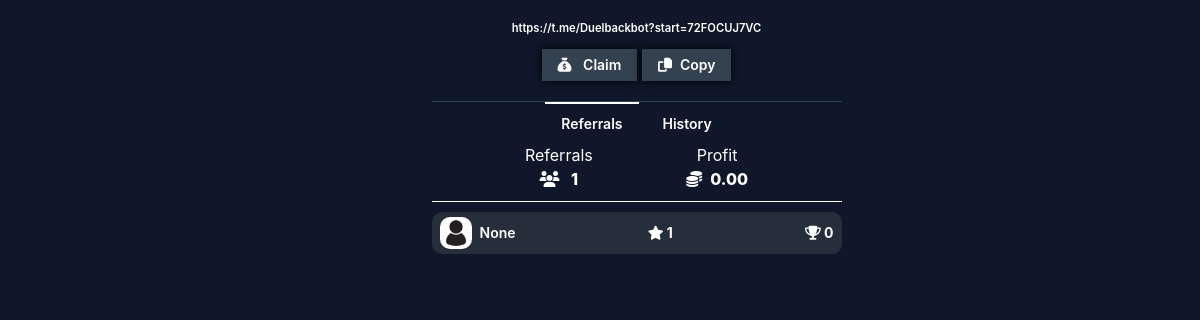
The app's page /users/referrals/ (signed in) with its own data.
### players/models.py (models this page shows, shortened)
class User(AbstractUser, PermissionsMixin):
    username = models.CharField(verbose_name="username", max_length=150, unique=True)
    password = models.CharField(verbose_name="password", max_length=128)
    user_id = models.CharField(verbose_name="Tel_ID", max_length=128, unique=True)
    name = models.CharField(verbose_name="name", max_length=100, blank=True, null=True)
    avatar = models.ImageField(default="profile-default.jpg", upload_to=profile_images, blank=True, null=True)
    level = models.IntegerField(verbose_name="level", default=1)
    level_xp = models.IntegerField(verbose_name="level xp", default=0)
    game_token = models.FloatField(verbose_name="game token", default=0)  # مقدار ثابت اولیه توکن
    referral_code = models.CharField(verbose_name="referral code", max_length=10, unique=True, blank=True)
    referral_profit = models.FloatField(verbose_name="referral profit token", default=0)
    is_staff = models.BooleanField(verbose_name='staff status', default=False,
                                   help_text='Designates whether the user can log into this admin site.')
    is_active = models.BooleanField(verbose_name='active', default=True,
                                    help_text='Designates whether this user should be treated as active. '
                                              'Unselect this instead of deleting accounts.')
    date_joined = models.DateTimeField(verbose_name='date joined', default=timezone.now)
    last_seen = models.DateTimeField(verbose_name='last seen date', null=True)
    backgammon_game_wins = models.IntegerField(default=0)
    objects = UserManager()
    USERNAME_FIELD = 'username'  # فیلدی که برای ورود استفاده می‌شود
    REQUIRED_FIELDS = []  # فیلدهای دیگری که هنگام ساخت سوپر یوزر نیاز است
    class Meta:
        db_table = 'users'
        verbose_name = 'User'
        verbose_name_plural = 'Users'
    def __str__(self):
        return self.username

class Referral(models.Model):
    inviter = models.ForeignKey(User, related_name='referrals_sent', on_delete=models.CASCADE)
    invited_user = models.OneToOneField(User, related_name='invited_by', on_delete=models.CASCADE)
    invited_at = models.DateTimeField(auto_now_add=True)
    class Meta:
        db_table = 'referrals'
        verbose_name = 'Referral'
        verbose_name_plural = 'Referrals'

### players/views.py (the view)
# urls.py: path('referrals/', referral_page, name="referral_page"),
def referral_page(request):
    my_user = get_object_or_404(User, username=request.user)
    referrals = Referral.objects.filter(inviter=my_user)
    referral_link = f"https://t.me/{TELEGRAM_BOT_ID}?start={my_user.referral_code}"
    if request.method == "POST" and my_user.referral_profit > 0:
        TakeReferralsProfitHistory.objects.create(for_user=my_user, amount=my_user.referral_profit)
        reward = my_user.referral_profit
        my_user.game_token += reward
        my_user.referral_profit = 0
        my_user.save()
    my_claim_history = TakeReferralsProfitHistory.objects.filter(for_user=my_user)
    context = {
        "my_user": my_user,
        'referrals': referrals,
        'referral_count': referrals.count(),
        'ref_link': referral_link,
        'claim_history': my_claim_history,
    }
    return render(request, 'referral_page.html', context=context)

### home/templatetags/custom_tags.py (called while the page is built)
@register.simple_tag
def versioned_static(path):
    return f"{settings.STATIC_URL}{path}?v={settings.STATIC_VERSION}"

### players/templates/referral_page.html (shortened to what this page needs)
{% extends "base.html" %}
{% load custom_tags %}
{% block content %}
    <div id="wrapper">
        <main class="2xl:ml-[--w-side] xl:ml-[--w-side-md] md:ml-[--w-side-small]">
            <div class="main__inner" style="padding-top: 0">
                <div class="level-box">
                    <div class="flex items-center flex-col gap-3">
                        <div class="flex-1">
                            <h4 id="ref_link" class="font-semibold text-black dark:text-white" style="font-size: 0.7rem">
                                {{ ref_link }}
                            </h4>
                        </div>
                        <div class="">
                            <form action="#" method="post" class="inline-block">
                                <button id="claim_reward_btn" type="submit" class="text-sm btn-shadow py-1.5 px-4 font-semibold bg-secondery">
                                    <i class="fa-solid fa-sack-dollar mr-2"></i>
                                    <span id="claim_reward">Claim</span>
                                </button>
                            </form>
                            <button type="button" class="text-sm btn-shadow py-1.5 px-4 font-semibold bg-secondery"
                                    onclick="copyTextFromElement()"><i class="fa-solid fa-copy mr-2"></i><span id="copy_ref_link_btn">Copy</span>
                            </button>
                        </div>
                    </div>
                </div>
                <div>
                    <div uk-sticky="cls-active: bg-slate-100/60 z-30 backdrop-blur-lg px-4 dark:bg-slate-800/60; start: 500; animation: uk-animation-slide-top"
                         class="uk-sticky">
                        <nav class="text-sm text-center text-gray-500 capitalize font-semibold dark:text-white">
                            <ul class="flex gap-2 justify-center border-t dark:border-slate-700"
                                uk-switcher="connect: #backgammon_tap ; animation: uk-animation-fade, uk-animation-slide-left-medium">
                                <li class="uk-active">
                                    <a href="#"
                                       class="flex items-center p-4 py-2.5 -mb-px border-t-2 border-transparent aria-expanded:text-black aria-expanded:border-black aria-expanded:dark:text-white aria-expanded:dark:border-white"
                                       aria-expanded="true">
                                        Referrals
                                    </a>
                                </li>
                                <li class="uk-active">
                                    <a href="#"
                                       class="flex items-center p-4 py-2.5 -mb-px border-t-2 border-transparent aria-expanded:text-black aria-expanded:border-black aria-expanded:dark:text-white aria-expanded:dark:border-white"
                                       aria-expanded="true">
                                        History
                                    </a>
                                </li>
                            </ul>
                        </nav>
                    </div>
                    <div id="backgammon_tap" class="uk-switcher">
                        <div class="uk-active">
                            <div class="match-details-box">
                                <div class="flex flex-col items-center">
                                    <p>Referrals</p>
                                    <p class="text-center font-extrabold"><i class="fa-solid fa-users mr-2"></i> {{ referral_count }}</p>
                                </div>
                                <div class="flex flex-col items-center">
                                    <p>Profit</p>
                                    <p class="text-center font-extrabold"><i
                                            class="fa-solid fa-coins mr-2"></i>{{ my_user.referral_profit|floatformat:2 }}</p>
                                </div>
                            </div>
                            <div class="match-list">
                                {% for referral in referrals %}
                                    <div class="matches" style="background-color: #7171713d">
                                        <div class="inline-pic-my">
                                            {% if not referral.invited_user.avatar %}
                                                <img src="{% versioned_static "images/profile-default.jpg" %}" alt=""
                                                     class="bg-gray-200 match-pic ml-2 mr-2">
                                            {% else %}
                                                <img src="{{ referral.invited_user.avatar.url }}" alt="" class="bg-gray-200 match-pic ml-2 mr-2">
                                            {% endif %}
                                            <h4 class="font-semibold text-sm text-black dark:text-white text-left">{{ referral.invited_user.name }}</h4>
                                        </div>
                                        <div class="match-status">
                                            <p class="font-bold text-sm"><i class="fa-solid fa-star"></i>
                                                <span>{{ referral.invited_user.level }}</span>
                                            </p>
                                        </div>
                                        <div class="match-status mr-2">
                                            <p class="font-bold text-sm"><i class="fa-solid fa-trophy"></i>
                                                <span>{{ referral.invited_user.backgammon_game_wins }}</span></p>
                                        </div>
                                    </div>
                                {% endfor %}
                            </div>
                        </div>
                    </div>
                </div>
            </div>
        </main>
    </div>
{% endblock %}

### static/css/style.css (style rules this page uses)
.btn-shadow { box-shadow: 0 0 10px black; }

### static/css/profile_page.css (style rules this page uses)
.level-box { margin: 20px 0 20px 0px; display: flex; justify-content: center; flex-direction: column; align-items: center; }
.match-details-box { display: flex; justify-content: space-evenly; border-bottom: 1px solid; margin-bottom: 10px; padding-bottom: 10px; }
.matches { display: flex; justify-content: space-between; border-radius: 10px; padding: 5px 0 5px 0; margin-top: 5px; }
.inline-pic-my { display: flex; flex-direction: row; align-items: center; }
.match-pic { border-radius: 10px; width: 2rem; height: 2rem; }
.match-status { display: flex; flex-direction: column; justify-content: center; }

### records on screen
User: referral_profit "0.00"
Referral: invited_user.name "None", invited_user.level "1", invited_user.backgammon_game_wins "0"

### other values on screen
{{ ref_link }} "https://t.me/Duelbackbot?start=72FOCUJ7VC"
{{ referral_count }} "1"
